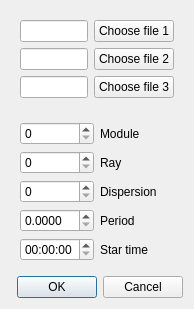
<?xml version="1.0" encoding="UTF-8"?>
<ui version="4.0">
 <class>PreciseTiming</class>
 <widget class="QDialog" name="PreciseTiming">
  <property name="geometry">
   <rect>
    <x>0</x>
    <y>0</y>
    <width>194</width>
    <height>296</height>
   </rect>
  </property>
  <property name="windowTitle">
   <string>Dialog</string>
  </property>
  <layout class="QGridLayout" name="gridLayout">
   <item row="1" column="0">
    <widget class="QWidget" name="widget_2" native="true">
     <layout class="QGridLayout" name="gridLayout_3">
      <item row="3" column="0">
       <widget class="QDoubleSpinBox" name="period">
        <property name="decimals">
         <number>4</number>
        </property>
       </widget>
      </item>
      <item row="2" column="0">
       <widget class="QSpinBox" name="dispersion"/>
      </item>
      <item row="2" column="1">
       <widget class="QLabel" name="label">
        <property name="text">
         <string>Dispersion</string>
        </property>
       </widget>
      </item>
      <item row="0" column="0">
       <widget class="QSpinBox" name="module"/>
      </item>
      <item row="3" column="1">
       <widget class="QLabel" name="label_2">
        <property name="text">
         <string>Period</string>
        </property>
       </widget>
      </item>
      <item row="4" column="0">
       <widget class="QTimeEdit" name="time">
        <property name="displayFormat">
         <string>HH:mm:ss</string>
        </property>
       </widget>
      </item>
      <item row="4" column="1">
       <widget class="QLabel" name="label_3">
        <property name="text">
         <string>Star time</string>
        </property>
       </widget>
      </item>
      <item row="0" column="1">
       <widget class="QLabel" name="label_4">
        <property name="text">
         <string>Module</string>
        </property>
       </widget>
      </item>
      <item row="1" column="0">
       <widget class="QSpinBox" name="ray"/>
      </item>
      <item row="1" column="1">
       <widget class="QLabel" name="label_5">
        <property name="text">
         <string>Ray</string>
        </property>
       </widget>
      </item>
     </layout>
    </widget>
   </item>
   <item row="0" column="0">
    <widget class="QWidget" name="widget" native="true">
     <layout class="QGridLayout" name="gridLayout_2">
      <item row="0" column="0">
       <widget class="QLineEdit" name="lineEdit_1"/>
      </item>
      <item row="0" column="1">
       <widget class="QPushButton" name="pushButton_1">
        <property name="text">
         <string>Choose file 1</string>
        </property>
       </widget>
      </item>
      <item row="1" column="0">
       <widget class="QLineEdit" name="lineEdit_2"/>
      </item>
      <item row="1" column="1">
       <widget class="QPushButton" name="pushButton_2">
        <property name="text">
         <string>Choose file 2</string>
        </property>
       </widget>
      </item>
      <item row="2" column="0">
       <widget class="QLineEdit" name="lineEdit_3"/>
      </item>
      <item row="2" column="1">
       <widget class="QPushButton" name="pushButton_3">
        <property name="text">
         <string>Choose file 3</string>
        </property>
       </widget>
      </item>
     </layout>
    </widget>
   </item>
   <item row="2" column="0">
    <widget class="QDialogButtonBox" name="buttonBox">
     <property name="orientation">
      <enum>Qt::Horizontal</enum>
     </property>
     <property name="standardButtons">
      <set>QDialogButtonBox::Cancel|QDialogButtonBox::Ok</set>
     </property>
    </widget>
   </item>
  </layout>
 </widget>
 <resources/>
 <connections>
  <connection>
   <sender>buttonBox</sender>
   <signal>accepted()</signal>
   <receiver>PreciseTiming</receiver>
   <slot>accept()</slot>
   <hints>
    <hint type="sourcelabel">
     <x>248</x>
     <y>254</y>
    </hint>
    <hint type="destinationlabel">
     <x>157</x>
     <y>274</y>
    </hint>
   </hints>
  </connection>
  <connection>
   <sender>buttonBox</sender>
   <signal>rejected()</signal>
   <receiver>PreciseTiming</receiver>
   <slot>reject()</slot>
   <hints>
    <hint type="sourcelabel">
     <x>316</x>
     <y>260</y>
    </hint>
    <hint type="destinationlabel">
     <x>286</x>
     <y>274</y>
    </hint>
   </hints>
  </connection>
 </connections>
</ui>
